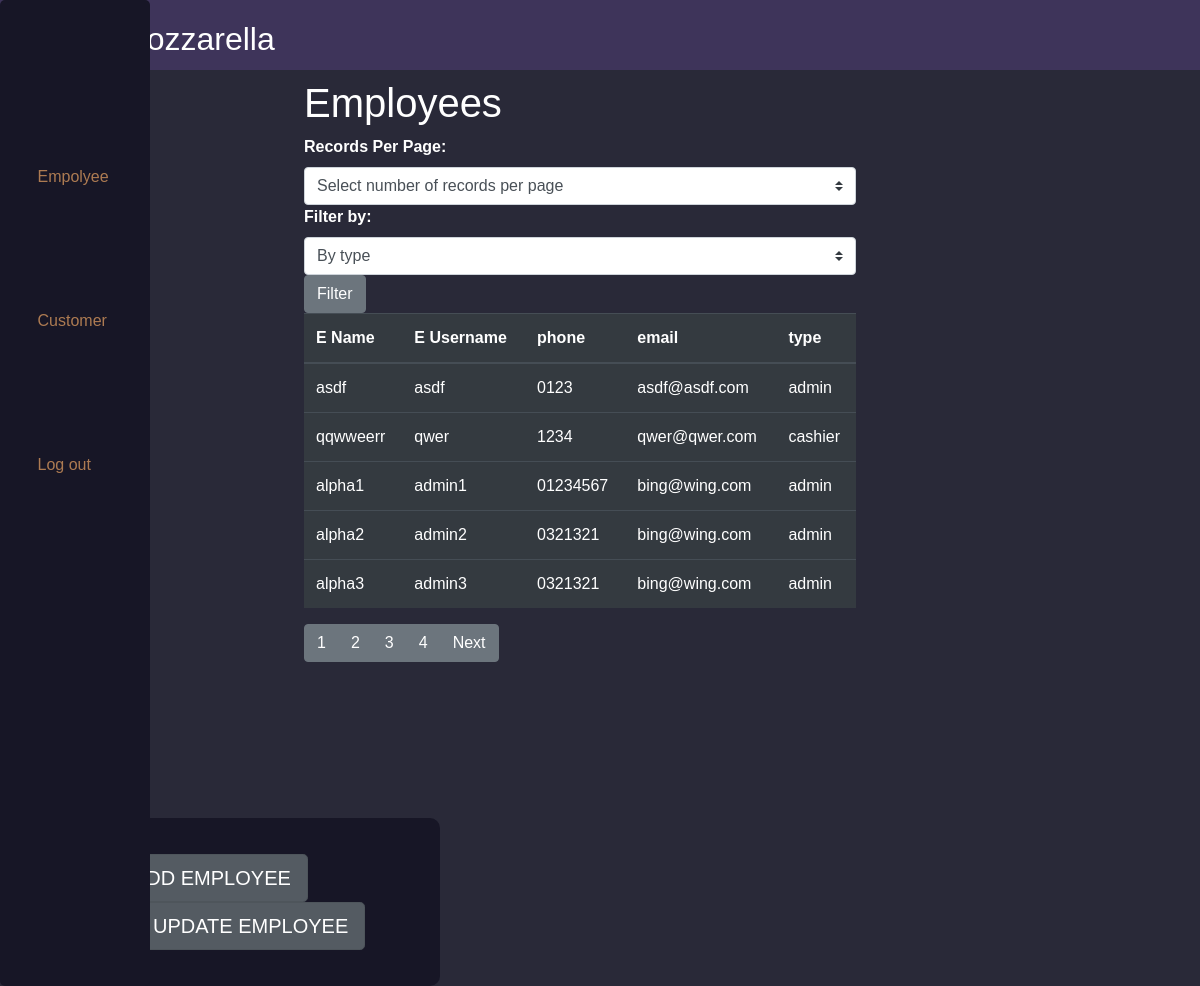
/admin_emp.php?emp=empname&type=admin, run on the app's committed database.
### tables this page shows
CREATE TABLE `employee` (
  `id` int(11) NOT NULL,
  `emp_name` varchar(60) NOT NULL,
  `emp_username` varchar(20) NOT NULL,
  `emp_password` varchar(60) NOT NULL,
  `emp_phone_number` varchar(14) NOT NULL,
  `emp_email` varchar(60) NOT NULL,
  `emp_address` text NOT NULL,
  `emp_type` varchar(10) NOT NULL
);

### admin_emp.php (the view, shortened to what this page needs)
<?php
require "./includes/db_connect.inc.php";
$i = 0;
$j = 5;
$sql = "select emp_name, emp_username, emp_phone_number, emp_email,emp_type from employee LIMIT $i, $j;";
$sqlTotalRows = "select count(*) as total_rows from employee;";
$result = mysqli_query($conn, $sql);
$rowCount = mysqli_fetch_assoc(mysqli_query($conn, $sqlTotalRows));
$pgNmbr = ceil($rowCount['total_rows']/$j);
?>
<!DOCTYPE html>
<head>
    <link rel="stylesheet" href="https://cdnjs.cloudflare.com/ajax/libs/font-awesome/5.14.0/css/all.min.css" />
    <link rel="stylesheet" href="https://maxcdn.bootstrapcdn.com/bootstrap/4.5.2/css/bootstrap.min.css">
    <link rel="stylesheet" href="CSS/adminStyle.css">
</head>
<body class="index-pages">
    <header>
        <h2 style="margin-left: 10%;">Mozzarella</h2>
    </header>
<div >
    <div class="bar">
      <a href="admin_emp.php?emp=empname&type=admin">Empolyee</a>
      <a href="admin_cus.php?emp=empname&type=admin">Customer</a>
      <a href="logout.php">Log out</a>
    </div>
    <div class="columns">
        <div class="admin_pages">
          <h1>Employees</h1>
          <div class="per_page_control ">
            <label style="color:white; font-weight: bold;">Records Per Page: </label>
            <select name="records_per_page " class="custom-select" >
              <option value="" disabled selected>Select number of records per page</option>
            </select>
          </div>
          <div class="filtering_parameters">
            <label style="color:white; font-weight: bold;">Filter by:</label>
            <select name="type_filter" class="custom-select">
              <option value="" disabled selected>By type</option>
            </select>
            <button type="submit" name="filter_btn" class="btn btn-secondary" value="submit"> Filter </button>
          </div>
          <div id="ajax_div">
            <table class="table table-dark">
              <thead>
                <tr>
                  <th>E Name</th>
                  <th>E Username</th>
                  <th>phone</th>
                  <th>email</th>
                  <th>type</th>
                </tr>
              </thead>
              <tbody>
                <?php while($row = mysqli_fetch_assoc($result)){ ?>
                  <tr>
                    <td><?php echo $row['emp_name']; ?></td>
                    <td><?php echo $row['emp_username']; ?></td>
                    <td><?php echo $row['emp_phone_number']; ?></td>
                    <td><?php echo $row['emp_email']; ?></td>
                    <td><?php echo $row['emp_type']; ?></td>
                  </tr>
                <?php } ?>
              </tbody>
            </table>
            <div class="pagination_btns btn-group"  align="center">
              <?php if($pgNmbr > 1) { for ($p=0; $p<$pgNmbr; $p++) { ?>
                <button type="submit" class="btn btn-secondary" name="pg_btn" value="<?php echo ($p*$j); ?>"><?php echo ($p+1); ?></button>
              <?php } } ?>
              <?php if($i < ($rowCount['total_rows'] - $j)){ ?>
                <button type="submit" class="btn btn-secondary" name="next_btn" value="<?php echo ($i+$j); ?>"> Next </button>
              <?php } ?>
            </div>
          </div>
        </div>
    </div>
    <div class="form" >
    <a href="emp_signup.php" class="btn btn-secondary btn-lg active" role="button" aria-pressed="true">ADD EMPLOYEE</a>
    <a style="margin-left: 20px;" href="emp_update.php" class="btn btn-secondary btn-lg active" role="button" aria-pressed="true">UPDATE EMPLOYEE</a>
    </div>
</div>
</body>
</html>

### CSS/adminStyle.css (style rules this page uses)
.index-pages { padding: 0; margin: 0; background-color: #292938; font-family: sans-serif; color: white; }
.admin_pages { margin-top: 10%; }
.columns { width: 50%; float: left; margin-left: 280px; padding: 2%; }
.columns:after { content: ""; display: block; clear: both; }
.bar { background-color: #171626; width: 150px; position: fixed; height: 100%; float: left; border-radius: 5px; }
.bar a { display: block; padding:25%; padding-top: 40%; padding-bottom: 40%; text-decoration: none; color:rgb(173, 123, 82); border-radius: 2px; }
.bar a:first-child { margin-top: 70%; }
.form { margin-top: 11%; background-color: #171626; width: 30%; float: left; margin-left: 80px; padding: 3%; border-radius: 10px; }
.form:after { content: ""; display: block; clear: both; }
header { background:#3e345a; color:#ffffff; padding-top:20px; min-height:70px; overflow: hidden; position: fixed; width: 100%; }

### data on the page
employee: emp_name "asdf", emp_username "asdf", emp_phone_number "0123", emp_email "asdf@asdf.com", emp_type "admin"
employee: emp_name "qqwweerr", emp_username "qwer", emp_phone_number "1234", emp_email "qwer@qwer.com", emp_type "cashier"
employee: emp_name "alpha1", emp_username "admin1", emp_phone_number "01234567", emp_email "bing@wing.com", emp_type "admin"
employee: emp_name "alpha2", emp_username "admin2", emp_phone_number "0321321", emp_email "bing@wing.com", emp_type "admin"
employee: emp_name "alpha3", emp_username "admin3", emp_phone_number "0321321", emp_email "bing@wing.com", emp_type "admin"
